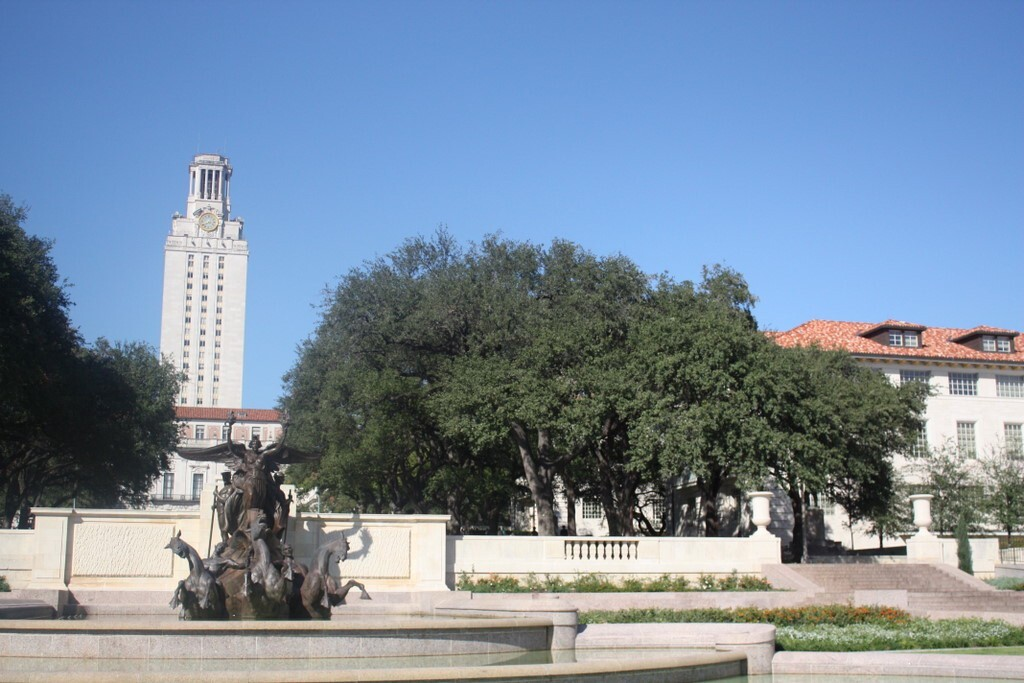
#> input picture notebooks/image001.jpg, 1024 x 683 px
$ jupyter execute blending.ipynb   (shell and % lines are left out)
#> lines starting #> are read from the running program, lines starting #| are printed output that depends on the picture
#> further down, img1 is the input picture: shape (683, 1024, 3); mean B, G, R 159.3, 139.8, 121.9
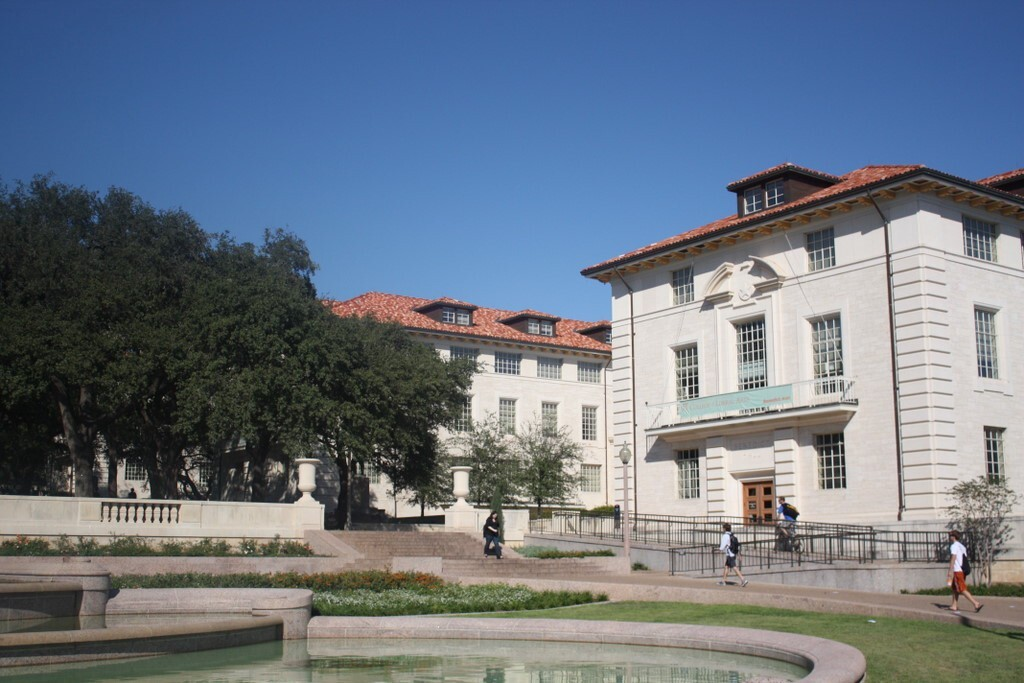
#> input picture notebooks/image002.jpg, 1024 x 683 px
#> further down, img2 is the input picture: shape (683, 1024, 3); mean B, G, R 132.3, 118.7, 107.9
[cell 1]
import cv2
import numpy as np
import sys
from matplotlib import pyplot as plt

[cell 2]
class Image_Stitching():
    def __init__(self) :
        self.ratio=0.85
        self.min_match=10
        self.sift=cv2.SIFT_create()
        self.smoothing_window_size=250

    def registration(self, img1, img2):
        kp1, des1 = self.sift.detectAndCompute(img1, None)
#> kp1 = 5360 keypoints; strongest (x, y, size): (620, 556, 2.4), (612, 556, 2.2), (698, 499, 3.5), (772, 470, 2.8)
        kp2, des2 = self.sift.detectAndCompute(img2, None)
#> kp2 = 4236 keypoints; strongest (x, y, size): (958, 550, 9.6), (490, 528, 2), (440, 520, 6.8), (376, 451, 1.8)
        matcher = cv2.BFMatcher()
        raw_matches = matcher.knnMatch(des1, des2, k=2)
#> raw_matches = 5360 matches
        good_points = []
        good_matches = []
        for m1, m2 in raw_matches:
            if m1.distance < self.ratio * m2.distance:
                good_points.append((m1.trainIdx, m1.queryIdx))
                good_matches.append([m1])
#> after the loop, good_matches = 1356 matches; good_points = 1356 pairs, first value 5 to 4215, second value 5 to 5357
        # [4 lines of commented-out code are left out]
        if len(good_points) > self.min_match:
            image1_kp = np.float32([kp1[i].pt for (_, i) in good_points])
#> image1_kp = 1356 pairs, first value 8.09 to 1020.8, second value 171.2 to 678.3
            image2_kp = np.float32([kp2[i].pt for (i, _) in good_points])
#> image2_kp = 1356 pairs, first value 4.41 to 1012.1, second value 168.6 to 673.1
            H, status = cv2.findHomography(image2_kp, image1_kp, cv2.RANSAC, 5.0)
#> H = [[0.766, 0.0385, 446.4], [-0.136, 0.913, 75.99], [-0.000212, -3.09e-05, 1]]; status = 1356 values, max 1 at index 104, min 0 at index 0, mean 0.819
        return H

    def create_mask(self, img1, img2, version):
        height_img1 = img1.shape[0]
        width_img1 = img1.shape[1]
        width_img2 = img2.shape[1]
        height_panorama = height_img1
        width_panorama = width_img1 + width_img2
        offset = int(self.smoothing_window_size / 2)
        barrier = img1.shape[1] - int(self.smoothing_window_size / 2)
        mask = np.zeros((height_panorama, width_panorama))
        if version == 'left_image':
            mask[:, barrier - offset:barrier + offset] = np.tile(np.linspace(1, 0, 2 * offset).T, (height_panorama, 1))
            mask[:, :barrier - offset] = 1
        else:
            mask[:, barrier - offset:barrier + offset] = np.tile(np.linspace(0, 1, 2 * offset).T, (height_panorama, 1))
            mask[:, barrier + offset:] = 1
        return cv2.merge([mask, mask, mask])

    def blending(self, img1, img2):
        H = self.registration(img1, img2)
        print(f"Homography Matrix:\n{H}\n")
#| Homography Matrix:
#| [[ 7.65512704e-01  3.84620713e-02  4.46433809e+02]
#|  [-1.35721153e-01  9.12837382e-01  7.59893457e+01]
#|  [-2.11758694e-04 -3.08679558e-05  1.00000000e+00]]
        height_img1 = img1.shape[0]
#> height_img1 = 683
        width_img1 = img1.shape[1]
#> width_img1 = 1024
        width_img2 = img2.shape[1]
#> width_img2 = 1024
        height_panorama = height_img1
#> height_panorama = 683
        width_panorama = width_img1 + width_img2
#> width_panorama = 2048

        panorama1 = np.zeros((height_panorama, width_panorama, 3))
        mask1 = self.create_mask(img1, img2, version='left_image')
#> in create_mask, `mask[:, barrier - offset:barrier + offset] = np.tile(np.linspace(1, 0,..`:
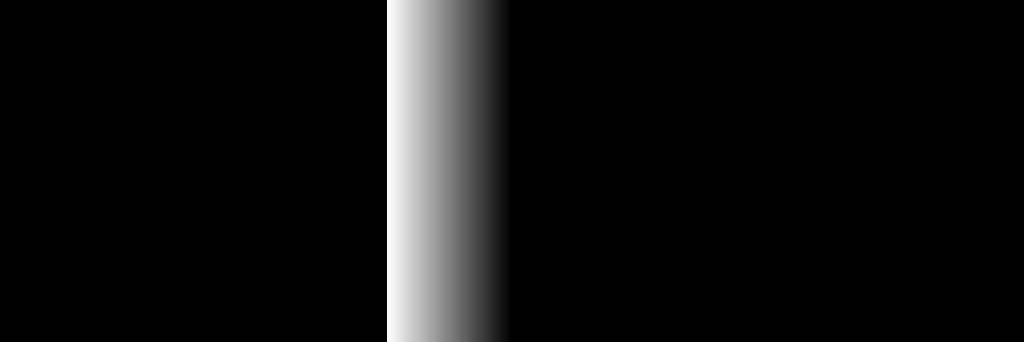
#> mask: shape (683, 2048) float64 (shown at 1/2 size); min 0, max 1, mean 0.061
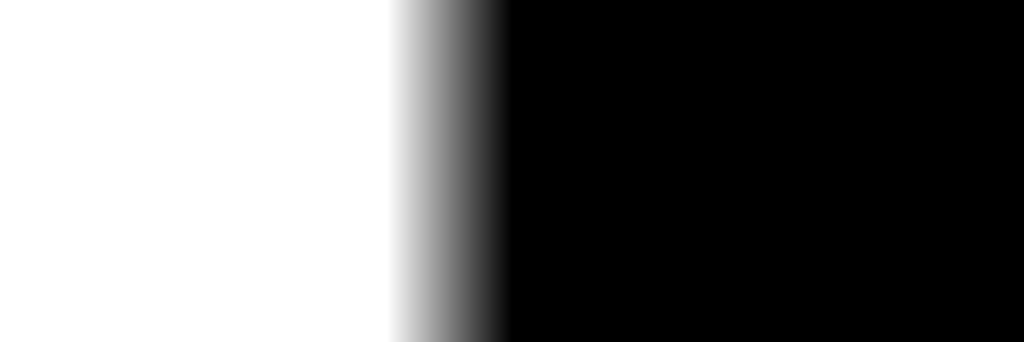
#> mask1: shape (683, 2048, 3) float64 (shown at 1/2 size); min 0, max 1, mean 0.439
        panorama1[0:img1.shape[0], 0:img1.shape[1], :] = img1
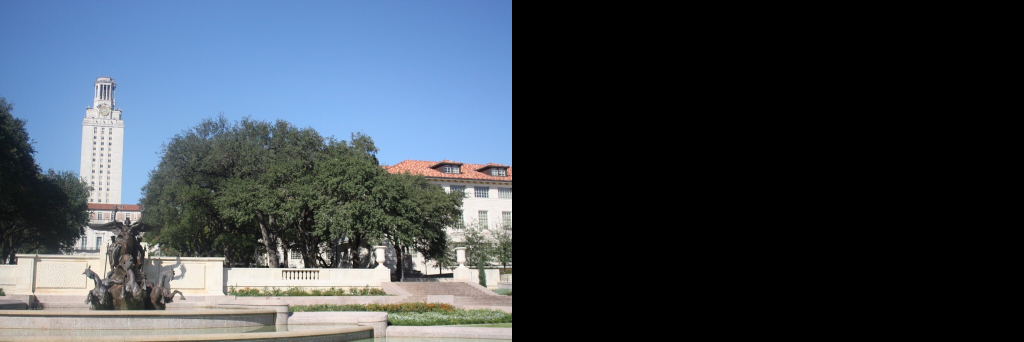
#> panorama1: shape (683, 2048, 3) float64 (shown at 1/2 size); mean B, G, R 79.6, 69.9, 61
        panorama1 *= mask1
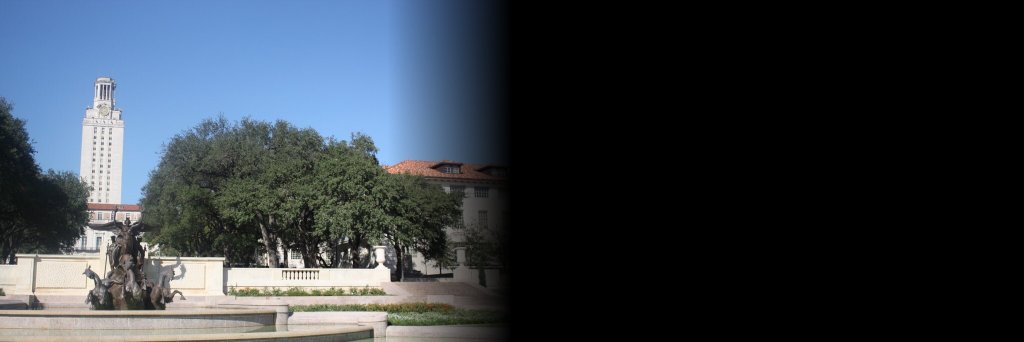
#> panorama1: shape (683, 2048, 3) float64 (shown at 1/2 size); mean B, G, R 68.7, 60.3, 52.5
        mask2 = self.create_mask(img1, img2, version='right_image')
#> call 2 of create_mask, with version = 'right_image'
#> in create_mask (call 2), `mask[:, barrier - offset:barrier + offset] = np.tile(np.linspace(0, 1,..`:
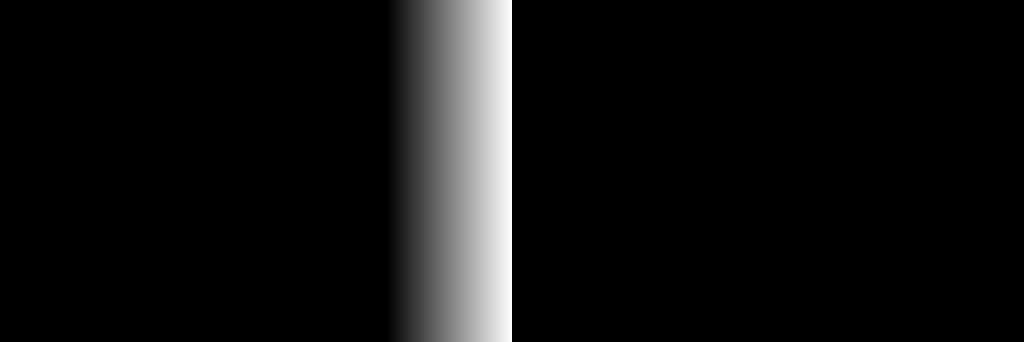
#> mask: shape (683, 2048) float64 (shown at 1/2 size); min 0, max 1, mean 0.061
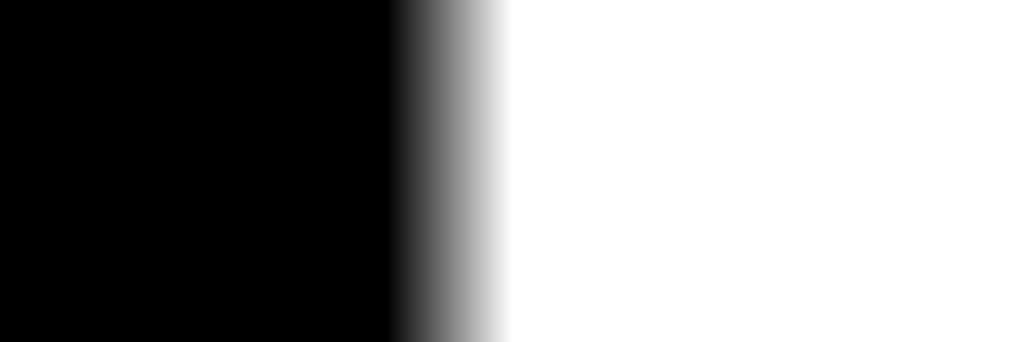
#> mask2: shape (683, 2048, 3) float64 (shown at 1/2 size); min 0, max 1, mean 0.561
        panorama2 = cv2.warpPerspective(img2, H, (width_panorama, height_panorama)) * mask2
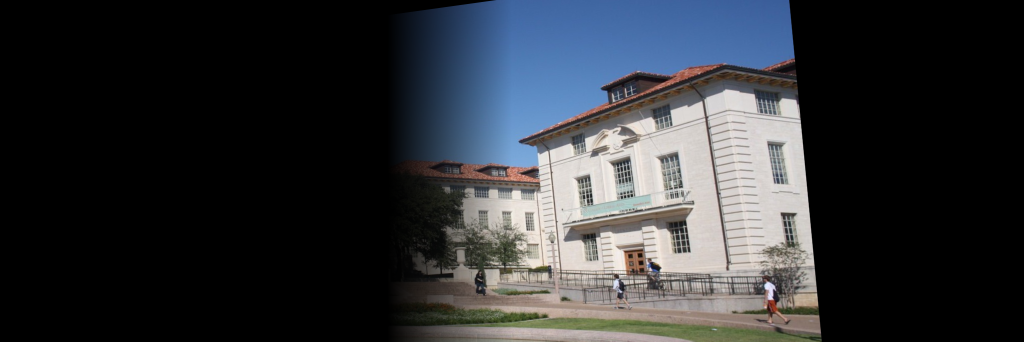
#> panorama2: shape (683, 2048, 3) float64 (shown at 1/2 size); mean B, G, R 53.8, 49.9, 47.4
        result = panorama1 + panorama2
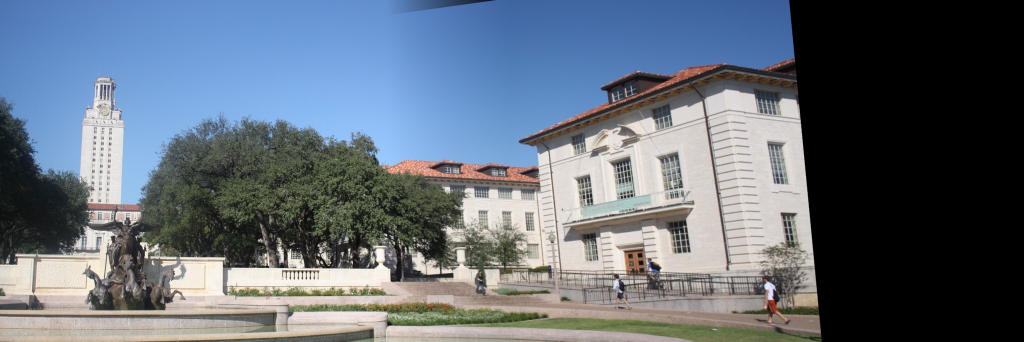
#> result: shape (683, 2048, 3) float64 (shown at 1/2 size); mean B, G, R 122.5, 110.2, 99.9

        rows, cols = np.where(result[:, :, 0] != 0)
        min_row, max_row = min(rows), max(rows) + 1
#> min_row = 0; max_row = 683
        min_col, max_col = min(cols), max(cols) + 1
#> min_col = 0; max_col = 1644
        final_result = result[min_row:max_row, min_col:max_col, :]
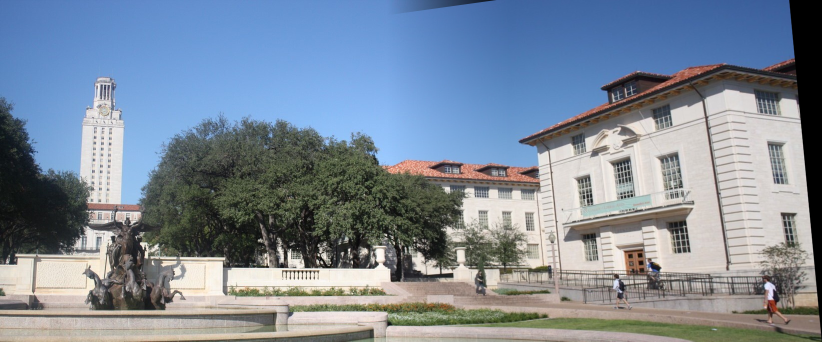
#> final_result: shape (683, 1644, 3) float64 (shown at 1/2 size); mean B, G, R 152.6, 137.3, 124.4
        return final_result

[cell 3]

# Load images
img1_path = 'image001.jpg'
img2_path = 'image002.jpg'

img1 = cv2.imread(img1_path)
img2 = cv2.imread(img2_path)

# Perform stitching
stitcher = Image_Stitching()
final = stitcher.blending(img1, img2)

# Normalize and convert to 8-bit unsigned integer format
final = cv2.normalize(final, None, 0, 255, cv2.NORM_MINMAX).astype(np.uint8)

# Save and display the result
# cv2.imwrite('panorama.jpg', final)
plt.imshow(cv2.cvtColor(final, cv2.COLOR_BGR2RGB))
plt.title('Panorama')
plt.show()
